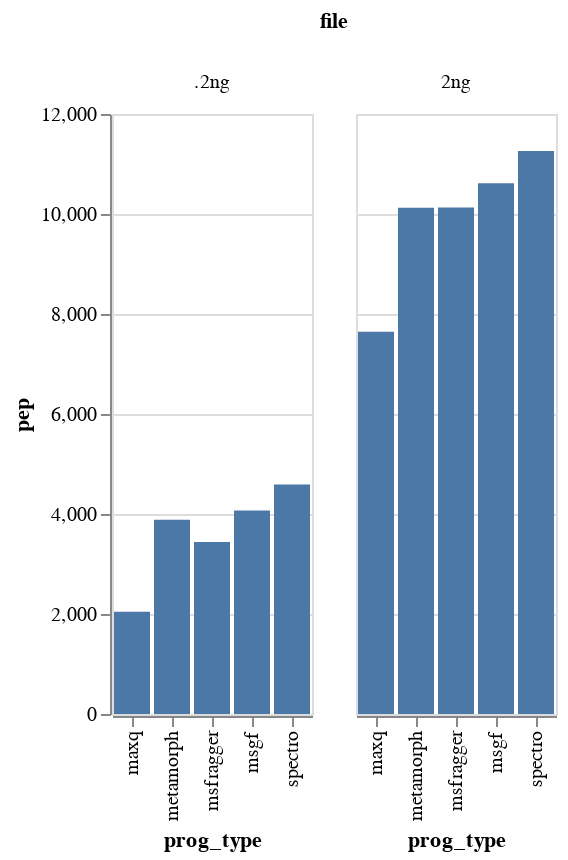

Notebook code for this chart:
### Code cell
#completely filtered
alt.Chart(source).mark_bar().encode(
    x='prog_type',
    y='pep',
    column="file"
)

### Figure 1 — Vega-Lite specification as saved in the notebook (floating-point values rounded to 4 significant figures)
{"config": {"view": {"continuousWidth": 400, "continuousHeight": 300}}, "data": {"name": "data-9f791b8927cec1a3835d9767f2e3349a"}, "mark": "bar", "encoding": {"column": {"type": "nominal", "field": "file"}, "x": {"type": "nominal", "field": "prog_type"}, "y": {"type": "quantitative", "field": "pep"}}, "$schema": "https://vega.github.io/schema/vega-lite/v4.8.1.json", "datasets": {"data-9f791b8927cec1a3835d9767f2e3349a": [{"file": ".2ng", "prog_type": "msgf", "pep": 4068, "scan": 4475}, {"file": ".2ng", "prog_type": "spectro", "pep": 4588, "scan": 5470}, {"file": ".2ng", "prog_type": "msfragger", "pep": 3441, "scan": 3791}, {"file": ".2ng", "prog_type": "metamorph", "pep": 3885, "scan": 4635}, {"file": ".2ng", "prog_type": "maxq", "pep": 2045, "scan": 2223}, {"file": "2ng", "prog_type": "msgf", "pep": 10615, "scan": 12259}, {"file": "2ng", "prog_type": "spectro", "pep": 11258, "scan": 15430}, {"file": "2ng", "prog_type": "msfragger", "pep": 10128, "scan": 11740}, {"file": "2ng", "prog_type": "metamorph", "pep": 10123, "scan": 13807}, {"file": "2ng", "prog_type": "maxq", "pep": 7646, "scan": 8774}]}}
